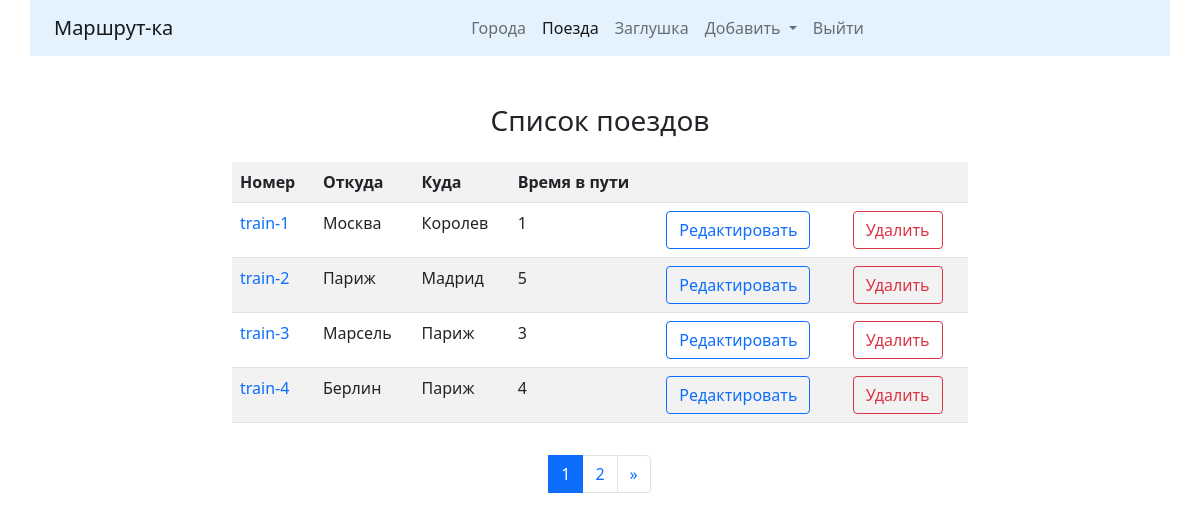
Page /trains/ (signed in) on the committed database.
### trains/models.py (models this page shows, shortened)
class Train(models.Model):
    name = models.CharField(max_length=50, unique=True, verbose_name="Номер поезда")
    travel_time = models.PositiveSmallIntegerField(verbose_name="Время в пути")
    departure_city = models.ForeignKey(City, on_delete=models.CASCADE,  # CASCADE - Приудалении данных в одной таблице удаляются и связанные данные в др. таблицах
                                       related_name="departure_city_set",  # Указание имени для набора (множества) экземпляров класса Train
                                       verbose_name="Город отправления"
                                       )
    destination_city = models.ForeignKey("cities.City", on_delete=models.CASCADE,  # К модели City можно обратиться не только импортировав такую модель,
                                         related_name="destination_city_set",  # from .. import City, но и указав напрямую название приложения и имя модели
                                         verbose_name="Город назначения"
                                         )
    class Meta:
        verbose_name = "Поезд"
        verbose_name_plural = "Поезда"
        ordering = ["name"]

### cities/models.py (models this page shows, shortened)
class City(models.Model):
    name = models.CharField(max_length=128, unique=True, verbose_name="Город",)
    def __str__(self):
        return self.name
    class Meta:
        verbose_name = "Город"
        verbose_name_plural = "Города"
        ordering = ["name"]  # Сортировка объектов таблицы по имени

### trains/views.py (the view)
# urls.py: path('', TrainListView.as_view(), name="trains"),
class TrainListView(ListView):
    paginate_by = 4
    model = Train
    template_name = "trains/trains.html"

### trains/templates/trains/trains.html (shortened to what this page needs)
{% extends 'main/base.html' %}
{% block content %}
    <h3 align="center">Список поездов</h3>
    <div class="row">
        <div class="col-md-8 mx-auto my-3">
            <table class="table table-striped">
                <tr>
                    <th>Номер</th>
                    <th>Откуда</th>
                    <th>Куда</th>
                    <th>Время в пути</th>
                    <th>&nbsp;</th>
                    <th>&nbsp;</th>
                </tr>
                {% for object in page_obj %}
                    <tr>
                        <td><a href="{% url 'trains:detail' pk=object.id %}" style="text-decoration:none">{{object.name}}</a></td>
                        <td>{{object.departure_city}}</td>
                        <td>{{object.destination_city}}</td>
                        <td>{{object.travel_time}}</td>
                        {% if user.is_authenticated %}
                            <td><a href="{% url 'trains:update' pk=object.id %}">
                                <button type="submit" class="btn btn-outline-primary">Редактировать</button></a>
                            </td>
                            <td><a href="{% url 'trains:delete' pk=object.id %}">
                                <button type="submit" class="btn btn-outline-danger">Удалить</button></a>
                            </td>
                        {% else %}
                            <td>&nbsp;</td>
                            <td>&nbsp;</td>
                        {% endif %}
                    </tr>
                {% endfor %}
            </table>
        </div>
    </div>
    <nav aria-label="Page navigation example">
        <ul class="pagination justify-content-center">
                {% for page in page_obj.paginator.page_range %}
                    <li class="page-item {% if page == page_obj.number %}active{% endif %}">
                        <a class="page-link" href="?page={{page}}">{{page}}</a>
                    </li>
                {% endfor %}
            <li class="page-item">
                {% if page_obj.has_next %}
                    <a class="page-link" href="?page={{ page_obj.next_page_number }}" aria-label="Next">
                        <span aria-hidden="true">&raquo;</span>
                    </a>
                {% endif %}
            </li>
        </ul>
    </nav>
{% endblock %}

### rows in the picture
Train: name "train-1", departure_city "Москва", destination_city "Королев", travel_time "1"
Train: name "train-2", departure_city "Париж", destination_city "Мадрид", travel_time "5"
Train: name "train-3", departure_city "Марсель", destination_city "Париж", travel_time "3"
Train: name "train-4", departure_city "Берлин", destination_city "Париж", travel_time "4"

### other values in the picture
{{ page }} "1" "2"
